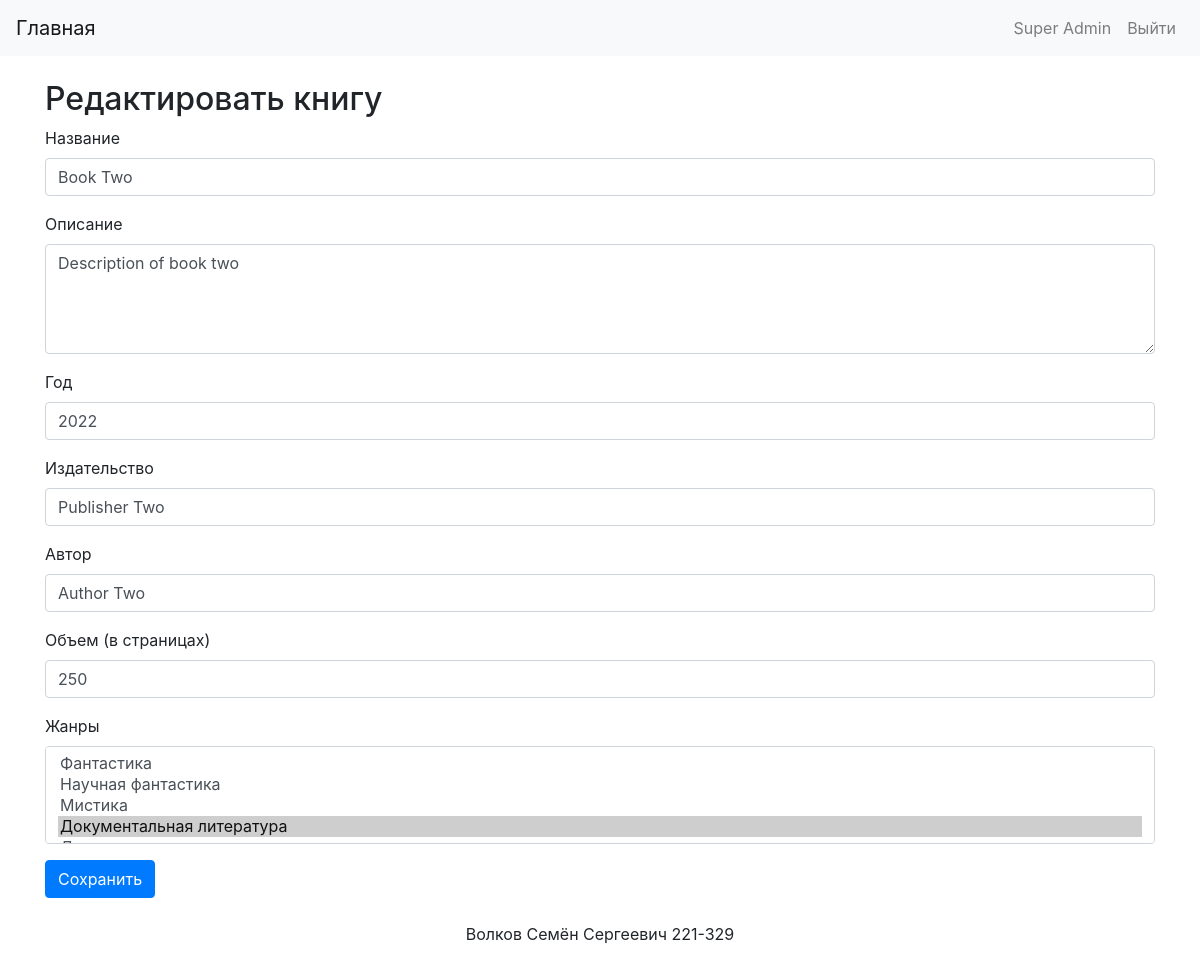
The page /book/2/edit (signed in) on the database its author committed.
### app/models.py (models this page shows, shortened)
class User(UserMixin, db.Model):
    id = db.Column(db.Integer, primary_key=True)
    username = db.Column(db.String(64), unique=True, nullable=False)
    password_hash = db.Column(db.String(128), nullable=False)
    last_name = db.Column(db.String(64), nullable=False)
    first_name = db.Column(db.String(64), nullable=False)
    middle_name = db.Column(db.String(64), nullable=True)  # Отчество
    role_id = db.Column(db.Integer, db.ForeignKey('role.id'), nullable=False)
    role = db.relationship('Role', backref=db.backref('users', lazy=True))
    reviews = db.relationship('Review', back_populates='user')
    def is_admin(self):
        return self.role.name == 'Administrator'

class Book(db.Model):
    id = db.Column(db.Integer, primary_key=True)
    title = db.Column(db.String(128), nullable=False)
    description = db.Column(db.Text, nullable=False)
    year = db.Column(db.Integer, nullable=False)
    publisher = db.Column(db.String(128), nullable=False)
    author = db.Column(db.String(128), nullable=False)
    volume = db.Column(db.Integer, nullable=False)
    cover_id = db.Column(db.Integer, db.ForeignKey('cover.id'), nullable=False)
    cover = db.relationship('Cover', backref=db.backref('books', lazy=True))
    genres = db.relationship('Genre', secondary='book_genre', backref=db.backref('books', lazy='dynamic'))
    reviews = db.relationship('Review', back_populates='book', cascade="all, delete-orphan")

### app/routes.py (the view, shortened to what this page needs)
@bp.route('/book/<int:book_id>/edit', methods=['GET', 'POST'])
@login_required
def edit_book(book_id):
    if not current_user.is_admin() and not current_user.is_moderator():
        flash('У вас недостаточно прав для выполнения данного действия', 'danger')
        return redirect(url_for('main.index'))
    book = Book.query.get_or_404(book_id)
    genres = Genre.query.all()
    selected_genres = [genre.id for genre in book.genres]
    return render_template('book_form.html', title='Редактировать книгу', book=book, genres=genres, selected_genres=selected_genres)

### app/__init__.py (called while the page is built)
@login_manager.user_loader
def load_user(user_id):
    return User.query.get(int(user_id))

### app/templates/book_form.html (shortened to what this page needs)
{% extends "base.html" %}
{% block content %}
<h2>{{ title }}</h2>
<form action="{{ url_for('main.add_book' if not book else 'main.edit_book', book_id=book.id if book else None) }}" method="post" enctype="multipart/form-data">
    <div class="form-group">
        <label for="title">Название</label>
        <input type="text" id="title" name="title" class="form-control" value="{{ book.title if book else '' }}" required>
    </div>
    <div class="form-group">
        <label for="description">Описание</label>
        <textarea id="description" name="description" class="form-control" rows="4" required>{{ book.description if book else '' }}</textarea>
    </div>
    <div class="form-group">
        <label for="year">Год</label>
        <input type="number" id="year" name="year" class="form-control" value="{{ book.year if book else '' }}" required>
    </div>
    <div class="form-group">
        <label for="publisher">Издательство</label>
        <input type="text" id="publisher" name="publisher" class="form-control" value="{{ book.publisher if book else '' }}" required>
    </div>
    <div class="form-group">
        <label for="author">Автор</label>
        <input type="text" id="author" name="author" class="form-control" value="{{ book.author if book else '' }}" required>
    </div>
    <div class="form-group">
        <label for="volume">Объем (в страницах)</label>
        <input type="number" id="volume" name="volume" class="form-control" value="{{ book.volume if book else '' }}" required>
    </div>
    <div class="form-group">
        <label for="genres">Жанры</label>
        <select id="genres" name="genres" class="form-control" multiple required>
            {% for genre in genres %}
            <option value="{{ genre.id }}" {% if genre.id in selected_genres %}selected{% endif %}>{{ genre.name }}</option>
            {% endfor %}
        </select>
    </div>
    <button type="submit" class="btn btn-primary">Сохранить</button>
</form>
{% endblock %}

### app/templates/base.html (shortened to what this page needs)
<!DOCTYPE html>
<html lang="en">
<head>
    <link rel="stylesheet" href="https://maxcdn.bootstrapcdn.com/bootstrap/4.5.2/css/bootstrap.min.css">
</head>
<body>
    <nav class="navbar navbar-expand-lg navbar-light bg-light">
        <a class="navbar-brand" href="{{ url_for('main.index') }}">Главная</a>
        <div class="collapse navbar-collapse">
            <ul class="navbar-nav ml-auto">
                {% if current_user.is_authenticated %}
                    <li class="nav-item">
                        <span class="nav-link">{{ current_user.first_name }} {{ current_user.last_name }}</span>
                    </li>
                    <li class="nav-item">
                        <a class="nav-link" href="{{ url_for('main.logout') }}">Выйти</a>
                    </li>
                {% else %}
                    <li class="nav-item">
                        <a class="nav-link" href="{{ url_for('main.login') }}">Войти</a>
                    </li>
                {% endif %}
            </ul>
        </div>
    </nav>
    <div class="container mt-4">
        {% block content %}{% endblock %}
    </div>
    <footer class="text-center mt-4">
        <p>Волков Семён Сергеевич 221-329</p>
    </footer>
</body>
</html>

### rows shown on the page
User: first_name "Super", last_name "Admin"
Book: title "Book Two", description "Description of book two", year "2022", publisher "Publisher Two", author "Author Two", volume "250"

### other values the page prints
{{ title }} "Редактировать книгу"
form field genres "Фантастика / Научная фантастика / Мистика / Документальная литература ☑"
